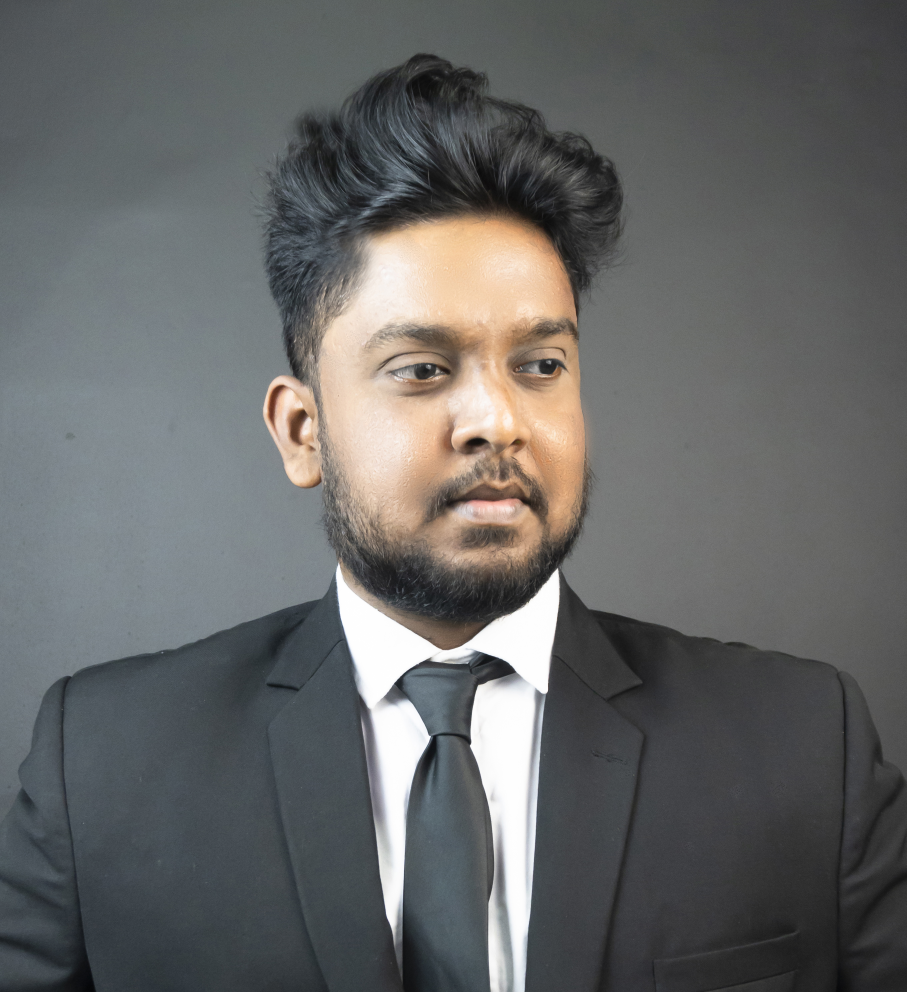
#> input picture 05-pillow/02-crop-image/img2.jpg, 2720 x 2976 px (shown at 1/3 size)
$ python main.py
#> lines starting #> are read from the running program, lines starting #| are printed output that depends on the picture
from PIL import Image

img = Image.open("img2.jpg")
#> img is the input picture: PIL image 2720x2976 RGB; mean R, G, B 101.7, 102.5, 102.1
area = (0,0,1500,1500) #The First two values are coordiates
copped_img = img.crop(area); #croped the IMG depanding on the vlaue of area
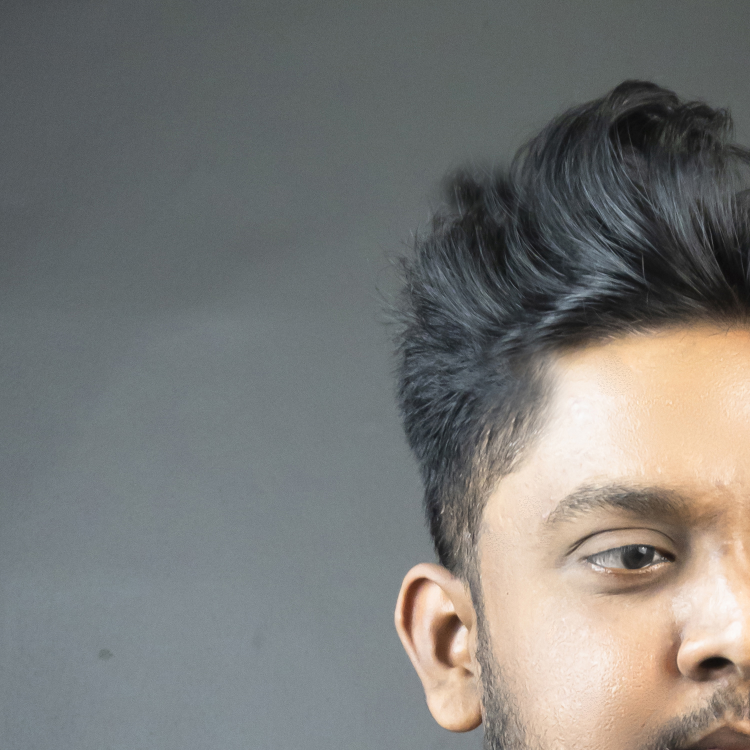
#> copped_img: PIL image 1500x1500 RGB (shown at 1/2 size); mean R, G, B 121.9, 121.6, 119
copped_img.show();#show it.
